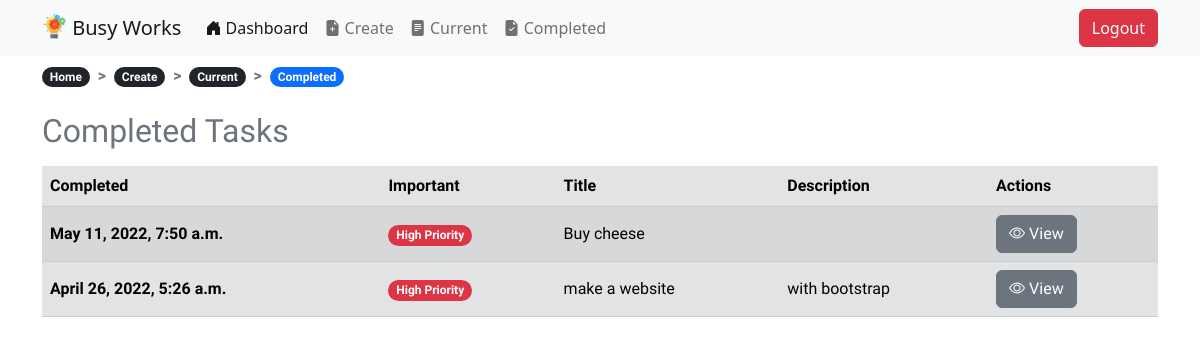
The page /completed/ (signed in) on the database as committed earlier.
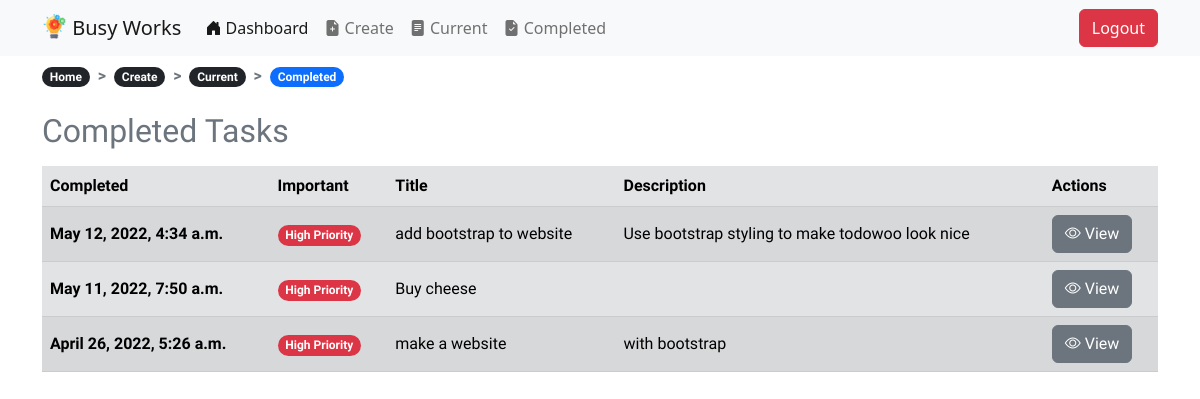
The same page on the database as committed later.
### todo/models.py (models this page shows, shortened)
class Todo(models.Model):
    title = models.CharField(max_length=100)
    description = models.TextField(blank=True)
    created = models.DateTimeField(auto_now_add=True)
    datecompleted = models.DateTimeField(null=True, blank=True)
    important = models.BooleanField(default=False)
    user = models.ForeignKey(User, on_delete=models.CASCADE)

### todo/views.py (the view)
# urls.py: path('completed/', views.completedtodos, name="completedtodos"),
@login_required
def completedtodos(request):
    todos = Todo.objects.filter(user=request.user, datecompleted__isnull=False).order_by('-datecompleted')
    return render(request, 'todo/completedtodos.html', {'todos': todos})

### todo/templates/todo/completedtodos.html (shortened to what this page needs)
{% extends "todo/base.html" %}
{% load static %}
{% block content %}
<nav class="mt-2" style="--bs-breadcrumb-divider: '>'; font-weight: 800;" aria-label="breadcrumb">
    <ol class="breadcrumb">
      <li class="breadcrumb-item"><a href="{% url 'home' %}"><span class="badge rounded-pill bg-dark">Home</span></a></li>
      <li class="breadcrumb-item"><a href="{% url 'createtodo' %}"><span class="badge rounded-pill bg-dark">Create</span></a></li>
      <li class="breadcrumb-item"><a href="{% url 'currenttodos' %}"><span class="badge rounded-pill bg-dark">Current</span></a></li>
      <li class="breadcrumb-item active"><span class="badge rounded-pill bg-primary">Completed</span></li>
    </ol>
</nav>
<div class="row justify-content-md-center mt-3">
    <div class="col-md">
        <div class="table-responsive-md">
            <table class="table table-secondary table-striped table-hover caption-top">
                <caption><h2>Completed Tasks</h2></caption>
                <thead>
                    <tr>
                        <th scope="col">Completed</th>
                        <th scope="col">Important</th>
                        <th scope="col">Title</th>
                        <th scope="col">Description</th>
                        <th scope="col">Actions</th>
                    </tr>
                </thead>
                <tbody>
                    {% for todo in todos %}
                    <tr class="align-middle">
                        <th scope="row">{{ todo.datecompleted }}</th>
                        <td>{% if todo.important %}<span class="badge rounded-pill bg-danger">High Priority</span>{% else %}<span class="badge rounded-pill bg-secondary">Low Priority</span>{% endif %}</td>
                        <td>{{ todo.title }}</td>
                        <td>{{ todo.description|truncatewords:10 }}</td>
                        <td>
                            <a href="{% url 'viewtodo' todo.id %}" class="btn btn-secondary" type="button"><i class="bi bi-eye"></i> View</a>
                        </td>
                    </tr>
                    {% endfor %}
                </tbody>
            </table>
        </div>
    </div>
</div>
{% endblock %}}

Rows that differ between the two databases and show on the page:
now on this page (row edited): Todo: datecompleted "May 12, 2022, 4:34 a.m.", important "High Priority", title "add bootstrap to website", description "Use bootstrap styling to make todowoo look nice"
